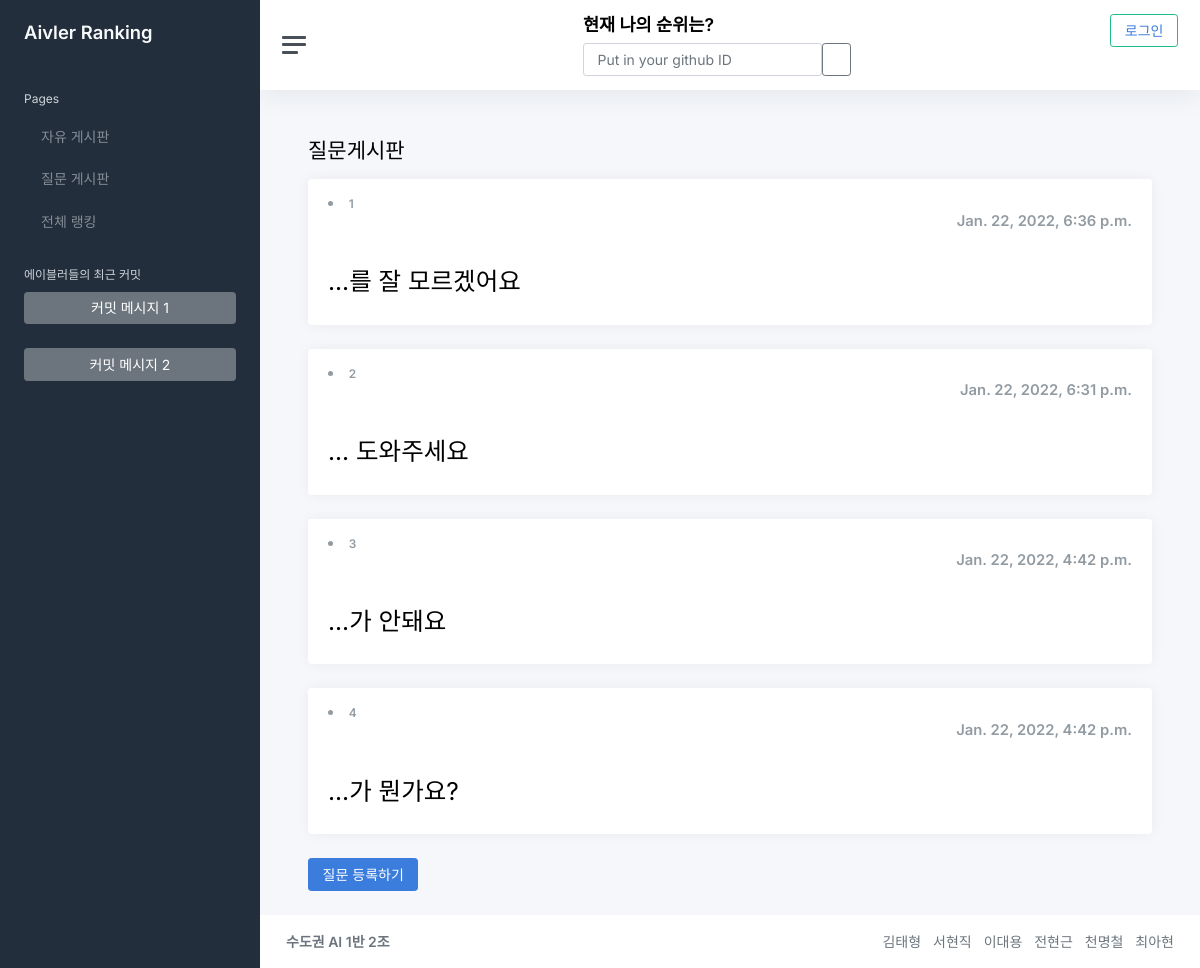
/qna/, run on the app's committed database.
### qna/models.py (models this page shows, shortened)
class Question(models.Model):
    subject = models.CharField(max_length=200)
    content = models.TextField()
    pub_date = models.DateTimeField()

### qna/views.py (the view)
# urls.py: path('', views.index, name='index'),  # '/' 에 해당되는 path
def index(request):
    question_list = Question.objects.order_by('-pub_date')
    context = {
        'question_list': question_list
    }
    return render(request, 'qna/question_list.html', context)

### qna/templates/qna/question_list.html (shortened to what this page needs)
{% extends "base.html" %}
{% block content %}
<h1 class="h3 mb-3">질문게시판</h1>
{% if question_list %}
{% for question in question_list %}
<div class="row">
    <div class="col-12">
        <div class="card">
            <div class="card-header">
                <h5 class="card-title mb-0">
                    <li><small>{{ forloop.counter }} </small></li>
                    <div class="d-flex justify-content-between">
                        {{ question.pub_date }}
                    </div>
                </h5>
            </div>
            <a href="{% url 'qna:detail' question.id %}"><h2 class="card-body">
                {{ question.subject }}
            </h2></a>
        </div>
    </div>
</div>
{% endfor %}
{% else %}
<td colspan="3">질문이 없습니다.
    {% endif %}
    <a href="{% url 'qna:question_create' %}" class="btn btn-primary">
        질문 등록하기
    </a>
    {% endblock %}

### data on the page
Question: pub_date "Jan. 22, 2022, 6:36 p.m.", subject "...를 잘 모르겠어요"
Question: pub_date "Jan. 22, 2022, 6:31 p.m.", subject "... 도와주세요"
Question: pub_date "Jan. 22, 2022, 4:42 p.m.", subject "...가 안돼요"
Question: pub_date "Jan. 22, 2022, 4:42 p.m.", subject "...가 뭔가요?"
